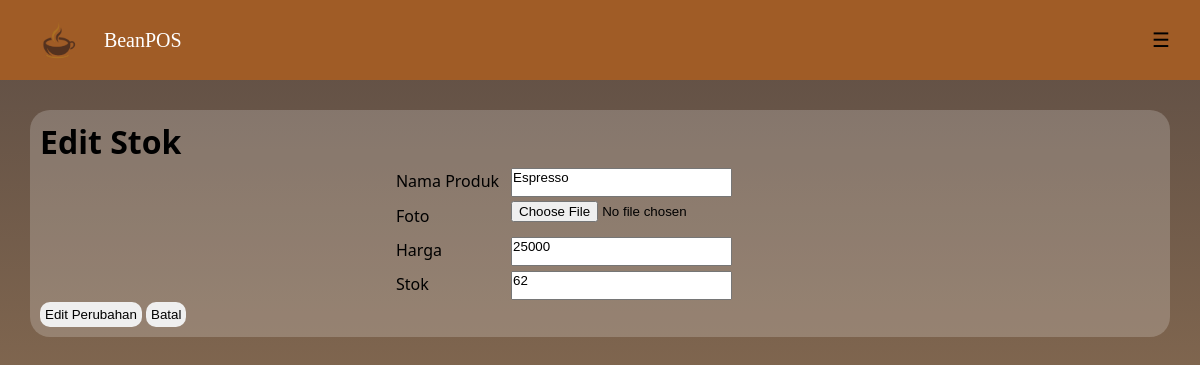
/kelola_stok.php?ubah=2, run on the app's committed database.
### tables this page shows
CREATE TABLE `tb_produk` (
  `gambar` varchar(50) NOT NULL,
  `id_produk` int(10) NOT NULL,
  `nama_produk` varchar(25) NOT NULL,
  `harga_produk` int(10) NOT NULL,
  `stok_produk` int(10) NOT NULL
);

### kelola_stok.php (the view, shortened to what this page needs)
<?php
include 'koneksi.php';
$data = [];
if (isset($_GET['ubah'])) {
    $id = $_GET['ubah'];
    $query = "SELECT * FROM tb_produk WHERE id_produk = '$id'";
    $result = mysqli_query($db, $query);
    if ($result && mysqli_num_rows($result) > 0) {
        $data = mysqli_fetch_assoc($result);
    } else {
        echo "Data tidak ditemukan.";
        exit;
    }
}
?>
<!DOCTYPE html>
<html lang="en">
<head>
</head>
<body>
    <div class="nav">
        <div class="logo">
            <a href="menu.php">
                <img src="./Images/logo.png" alt="logo">
                <p>BeanPOS</p>
            </a>
        </div>
        <button class="openbtn" onclick="openNav()">&#9776;</button>
    </div>
    <div class="isi">
        <div class="box">
            <h1>Edit Stok</h1>
            <form action="" method="post">
                <table>
                    <tr>
                        <td><label for="nama">Nama Produk</label></td>
                        <td><input type="text" name="nama" id="nama" value="<?php echo $data['nama_produk']; ?>" required></td>
                    </tr>
                    <tr>
                        <td><label for="foto">Foto</label></td>
                        <td><input type="file" name="foto" id="foto" value="<?php echo $data['gambar']; ?>" required></td>
                    </tr>
                    <tr>
                        <td><label for="harga">Harga</label></td>
                        <td><input type="int" name="harga" id="harga" value="<?php echo $data['harga_produk']; ?>" required></td>
                    </tr>
                    <tr>
                        <td><label for="stok">Stok</label></td>
                        <td><input type="int" name="stok" id="stok" value="<?php echo $data['stok_produk']; ?>" required></td>
                    </tr>
                </table>
        </div>
        <div class="aksi">
            <?php
            if (isset($_GET['ubah'])) {
            ?>
                <button type="submit" name="aksi" value="edit">Edit Perubahan</button>
            <?php
            } else {
            ?>
                <button type="submit" name="aksi" value="add">Tambahkan Produk</button>
            <?php
            }
            ?>
            <a href="stok.php">
                <?php
                if (isset($_GET['ubah'])) {
                    echo "<button type='button'>Batal</button>";
                } else {
                    echo "<button type='button'>Kembali</button>";
                }
                ?>
            </a>
        </div>
    </div>
</body>
</html>

### kelola_stok.php (style rules this page uses)
* { margin: 0; padding: 0; }
body { font-family: 'Segoe UI', sans-serif; background: linear-gradient(to bottom, #5d4d44, #a7825b); margin: 0; min-height: 100vh; }
.nav { display: flex; justify-content: space-between; padding: 15px; background-color: #a05c26; }
.logo a { display: flex; flex-direction: row; justify-content: center; align-items: center; }
.logo a { color: #fff; font-family: Georgia, serif; font-size: 20px; text-decoration: none; }
a img { height: 50px; width: 100%; }
.openbtn { font-size: 20px; cursor: pointer; background-color: transparent; color: black; padding: 10px 15px; border: none; }
.isi { margin: 30px; padding: 10px; background-color: rgba(255, 255, 255, 0.2); border-radius: 20px; }
table { display: flex; justify-content: center; }
.aksi button { border-radius: 10px; border: transparent; padding: 5px; }
label { padding-right: 10px; }
.box input { padding: 0px 40px 10px 0px; }

### data on the page
tb_produk: nama "Espresso", harga "25000", stok "62"
